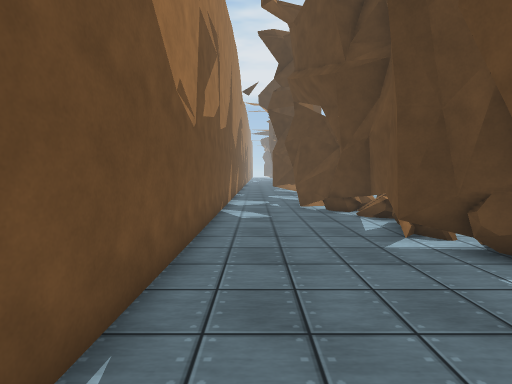
[1] (above)

21 first-person views from a walk through a Unity game level. The camera is 1.5 m above the floor, tilts 4° down and sees 85° across. The floor is counted in squares, 1 m on a side. Each view is taken from the middle of a square. On the plan, view 1 faces up. The plan holds only what a view shows up to about 14 squares ahead; the rest is blank. The place goes on beyond the plan. Surface patterns are stand-ins for the level's own textures.

[2]
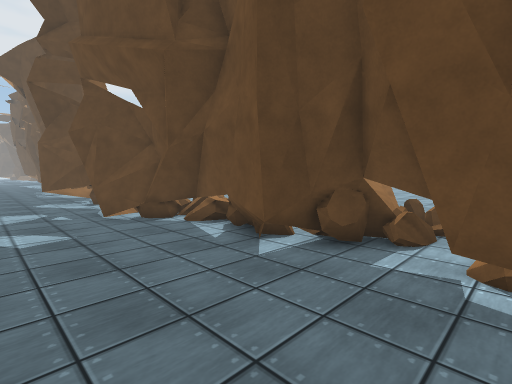

[3]
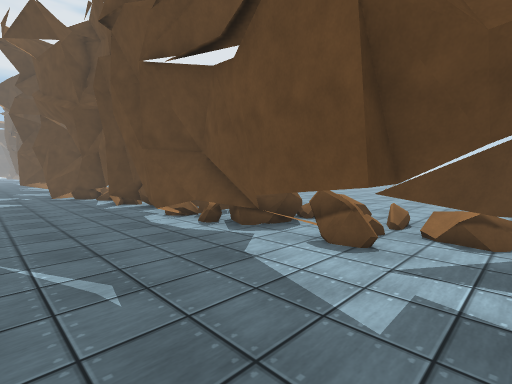

[4]
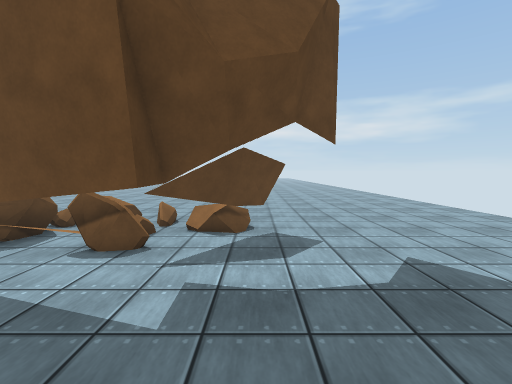

[5]
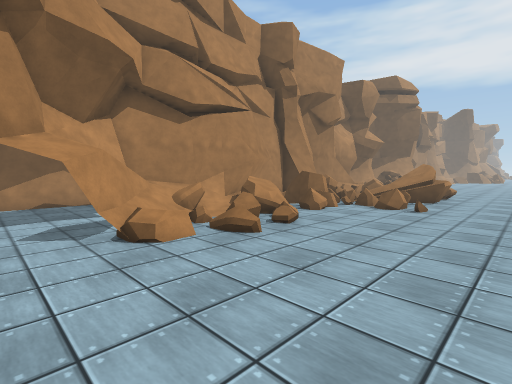

[6]
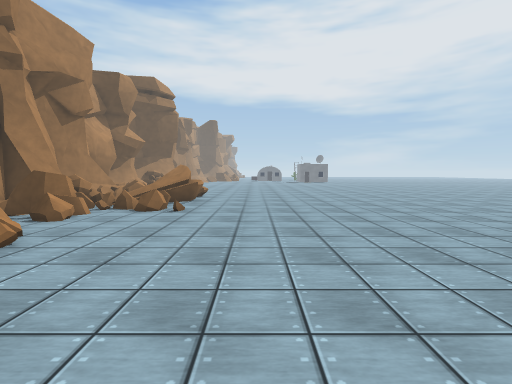

[7]
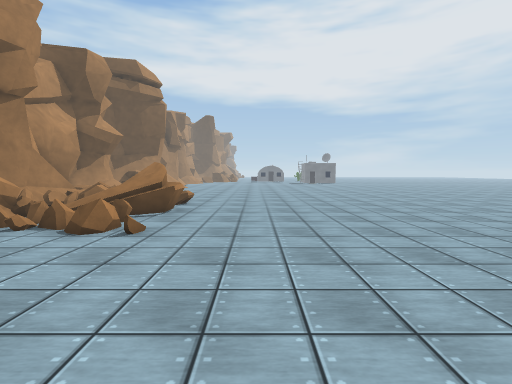

[8]
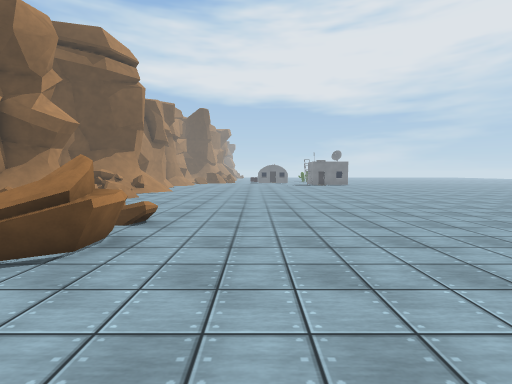

[9]
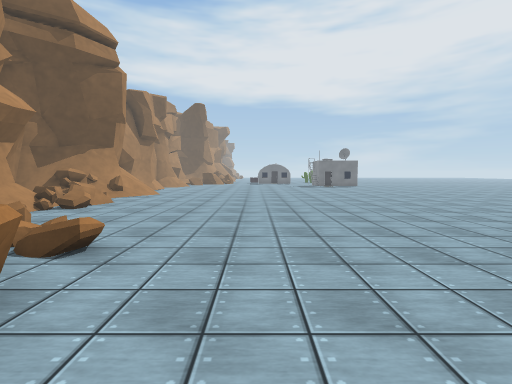

[10]
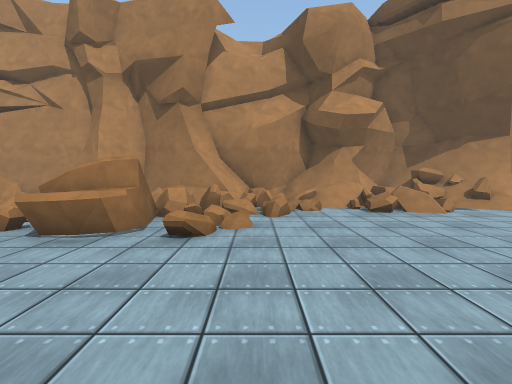

[11]
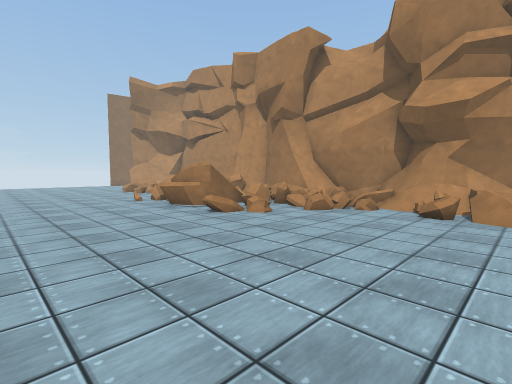

[12]
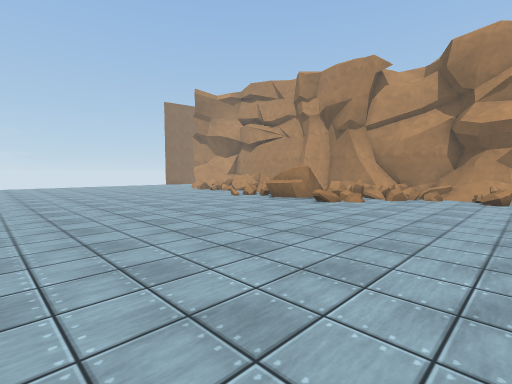

[13]
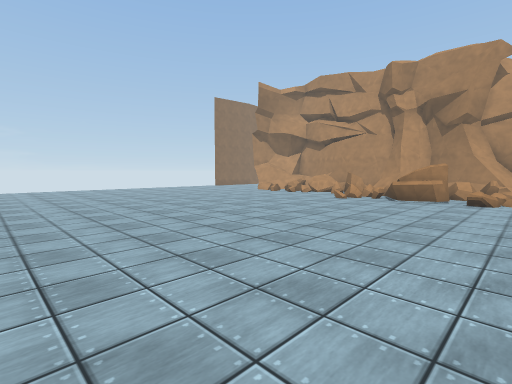

[14]
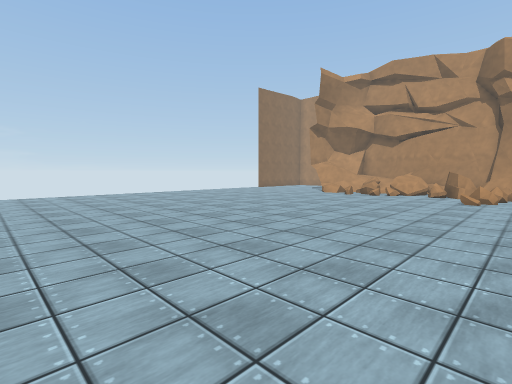

[15]
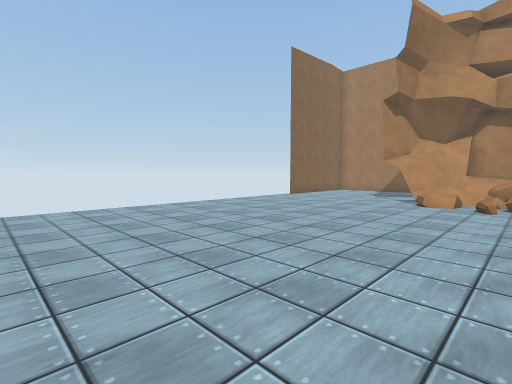

[16]
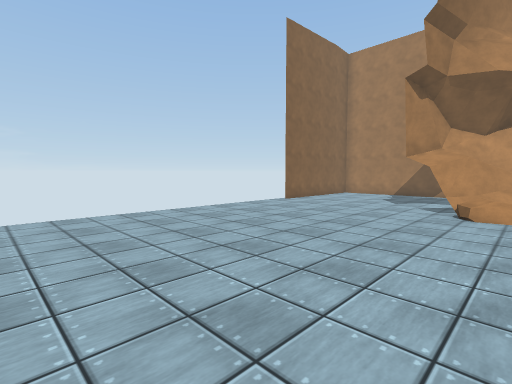

[17]
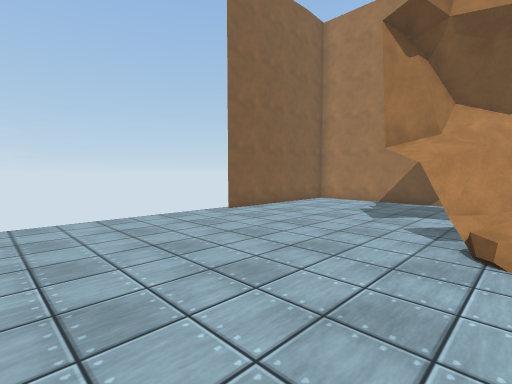

[18]
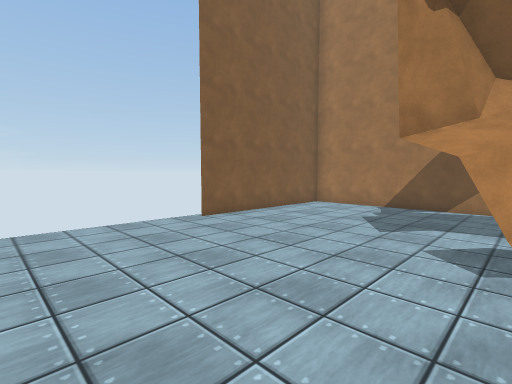

[19]
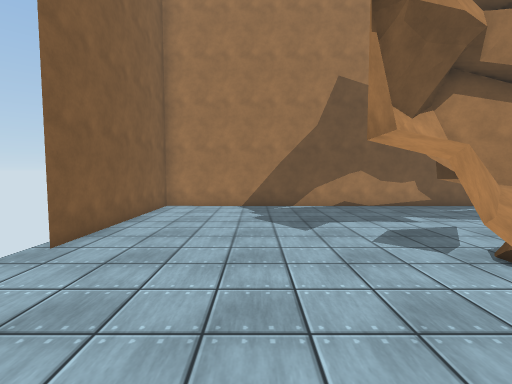

[20]
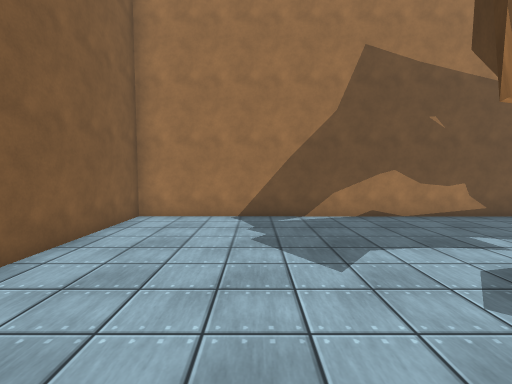

[21]
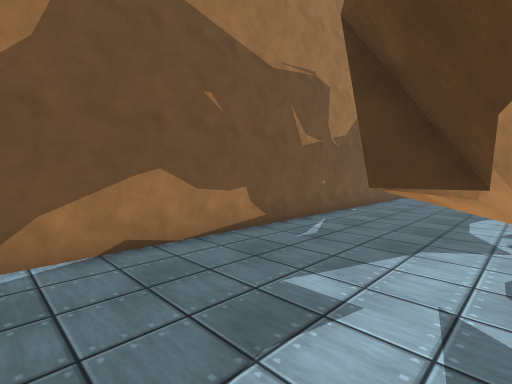

### Floor plan
Key: @ floor where view 1 was taken; # wall or solid block; . main floor; : floor 0.25 m higher than the main floor; + floor 0.5 m higher than the main floor; * floor 0.75 m higher than the main floor; % floor 1 m higher than the main floor; / step, stairs or slope; = window, fence, low wall or low ledge; ^ raised ledge; T thing the floor can be seen under or through; O other object.
Columns run from 2 left of view 1 to 26 right of it. Each row starts with its distance up from view 1.
 18   .####=#...................
 17   ..##==....................
 16   ..##===..................
 15   ...#/=....................
 14 ##..##/.....................
 13 #...##=:...................
 12 #...###==.................
 11 #....#==#................. .
 10 #....##==.O.................
  9 #....##===.#=...............
  8 #.....#==###=...............
  7 #....#=.  %##...............
  6 #....#== *%#=...............
  5 #.....## +==.................
  4 #.....##====................
  3 #....##+==.=:................
  2 #....#=##=...................
  1 #....####=...................
  0 #.@..##==....................
 -1 #.....#^^ ...................
 -2 #....##==#...................
 -3 #....T#===...................
 -4 #....T ===O..................
 -5 #....TTT.....................
 -6 #.....TTT#...................
 -7 #.......#...................
 -8 #.......#...................
 -9 #...........................
-10 #...........................
-11 #....................... ...
-12 #.......................  ..
-13 #.......................
-14 #.......................
-15 ########...............

Where each view was taken, in squares from view 1:
view 1: 0 up, 0 right, facing up
view 2: 2 up, 1 left, facing up-right
view 3: 7 down, 1 left, facing up-right
view 4: 7 down, 1 left, facing right
view 5: 9 down, 13 right, facing up-left
view 6: 8 down, 13 right, facing up
view 7: 4 down, 13 right, facing up
view 8: 1 up, 13 right, facing up
view 9: 4 up, 13 right, facing up
view 10: 11 up, 16 right, facing left
view 11: 18 up, 16 right, facing down-left
view 12: 17 up, 22 right, facing down-left
view 13: 11 up, 25 right, facing down-left
view 14: 5 up, 26 right, facing down-left
view 15: 3 down, 21 right, facing down-left
view 16: 5 down, 18 right, facing down-left
view 17: 6 down, 13 right, facing down-left
view 18: 7 down, 11 right, facing down-left
view 19: 11 down, 11 right, facing left
view 20: 11 down, 8 right, facing left
view 21: 9 down, 4 right, facing up-left
